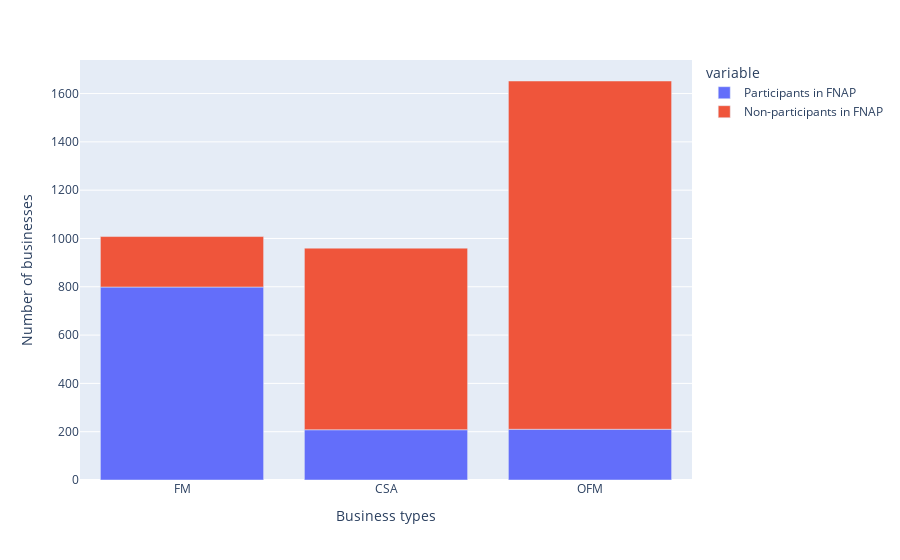

This figure's notebook cell:
### Code cell
px.bar(df_market, x="business", y=["Participants in FNAP", "Non-participants in FNAP"], labels={
    "business": "Business types",
    "value": "Number of businesses"
})

### Figure 1 — Plotly figure (JSON) as saved in the notebook; plotly's stock layout.template omitted (floating-point values rounded to 4 significant figures)
{"data": [{"alignmentgroup": "True", "hovertemplate": "variable=Participants in FNAP<br>Business types=%{x}<br>Number of businesses=%{y}<extra></extra>", "legendgroup": "Participants in FNAP", "marker": {"color": "#636efa", "pattern": {"shape": ""}}, "name": "Participants in FNAP", "offsetgroup": "Participants in FNAP", "orientation": "v", "showlegend": true, "textposition": "auto", "type": "bar", "x": ["FM", "CSA", "OFM"], "xaxis": "x", "y": [799, 208, 210], "yaxis": "y"}, {"alignmentgroup": "True", "hovertemplate": "variable=Non-participants in FNAP<br>Business types=%{x}<br>Number of businesses=%{y}<extra></extra>", "legendgroup": "Non-participants in FNAP", "marker": {"color": "#EF553B", "pattern": {"shape": ""}}, "name": "Non-participants in FNAP", "offsetgroup": "Non-participants in FNAP", "orientation": "v", "showlegend": true, "textposition": "auto", "type": "bar", "x": ["FM", "CSA", "OFM"], "xaxis": "x", "y": [209, 752, 1442], "yaxis": "y"}], "layout": {"barmode": "relative", "legend": {"title": {"text": "variable"}, "tracegroupgap": 0}, "margin": {"t": 60}, "xaxis": {"anchor": "y", "domain": [0, 1], "title": {"text": "Business types"}}, "yaxis": {"anchor": "x", "domain": [0, 1], "title": {"text": "Number of businesses"}}}}
